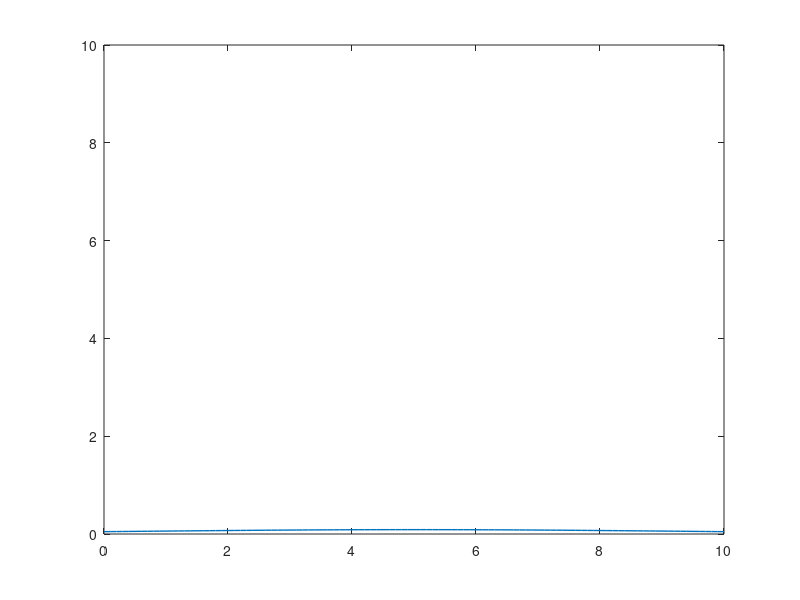

Write the MATLAB code that produced this figure.
mu = 5;
D = 1;
u = @(x,t) exp(-(x-mu).^2./(4*D*t))./sqrt(4*pi*D*t)

xmin = mu-5*D
xmax = mu+5*D
xs = xmin:D/10:xmax;
ts = [.001:.001:.01 .01:.01:.1 .1:.1:1 1:10];

for t = ts
  plot(xs, u(xs,t), "linewidth", 1)
  axis([xmin xmax 0 10])
  drawnow;
  pause(1/20);
end

